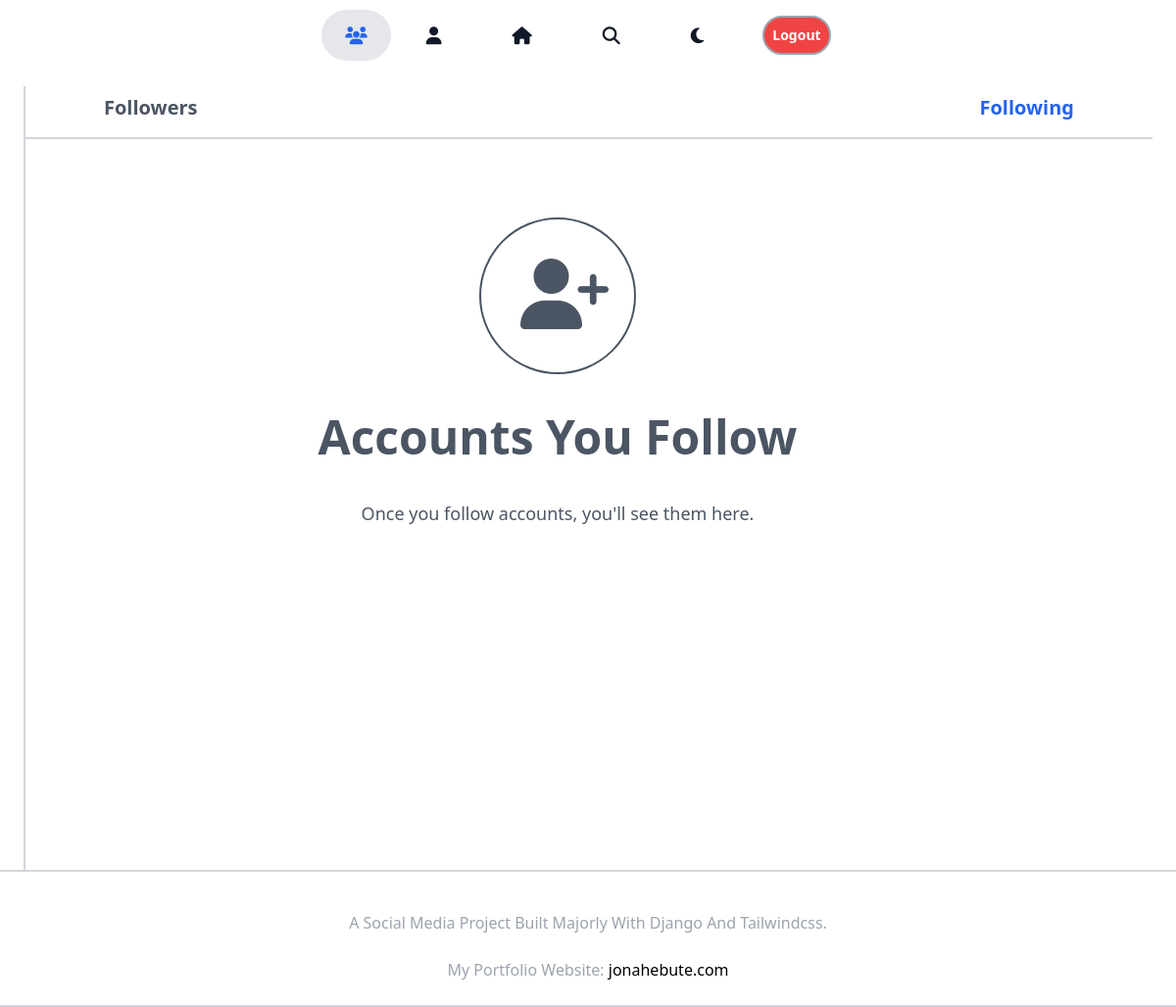
/profile/mark/following/ (signed in), run on an earlier commit of the app's database.
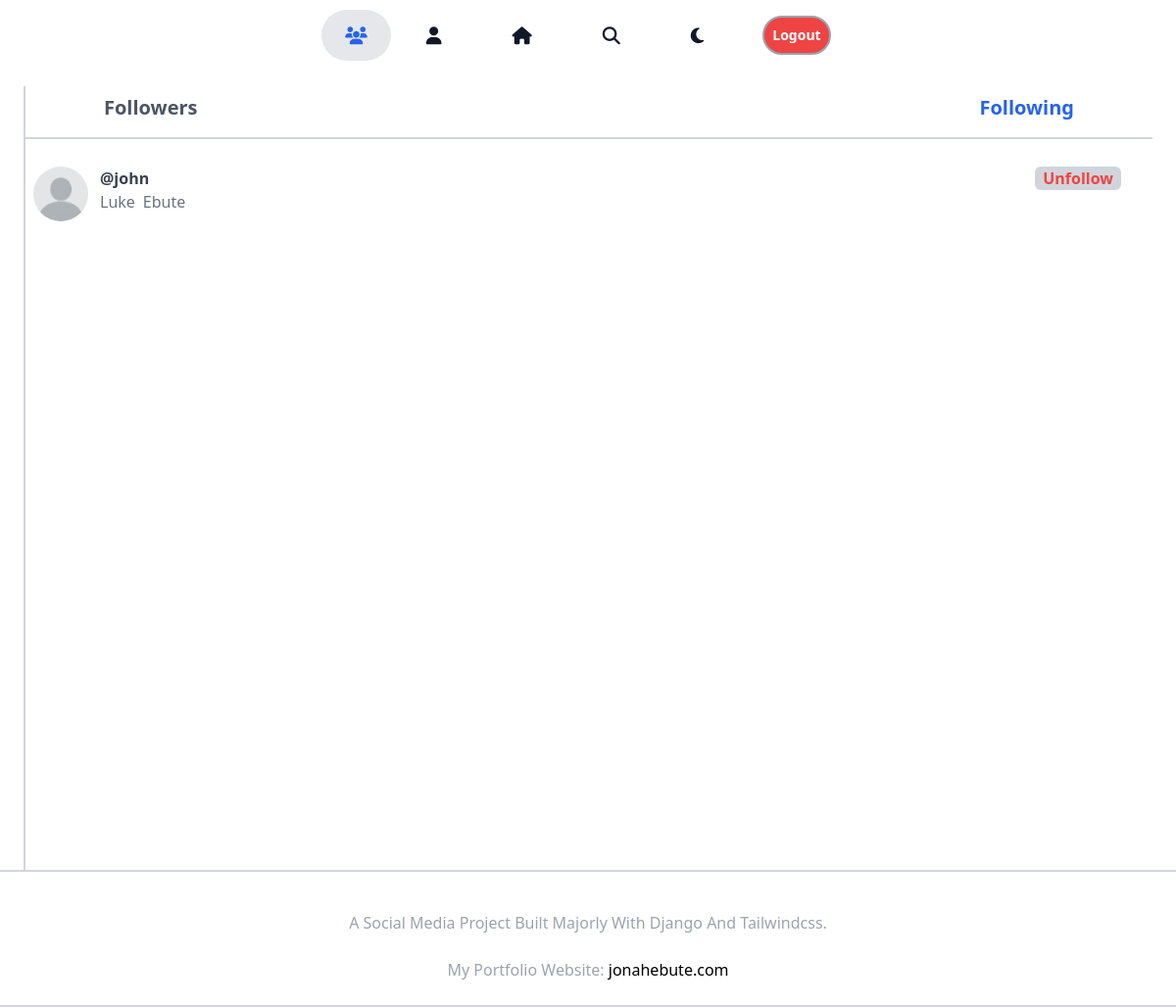
And on a later commit of the database.
### core/models.py (models this page shows, shortened)
class Profile(models.Model):
    username = models.CharField(blank=True,null=True,max_length=30)
    user = models.OneToOneField(User, on_delete=models.CASCADE)
    name_first = models.CharField(max_length=50,null=True)
    name_last = models.CharField(max_length=50,null=True)
    id_user = models.IntegerField()
    profile_pics=models.ImageField(null=True,blank=True,upload_to='profile_pics', default = 'profile_pics/defaultimage2.jpg')
    background_profile_pics=models.ImageField(null=True,blank=True,upload_to='bg_profile_pics', default = 'bg_profile_pics/defaultimage.jpg')
    country = models.CharField(max_length=40,null=True,blank=True,default="")
    city = models.CharField(max_length=40,null=True,blank=True,default="")
    bio = models.TextField(blank = True, null = True,default="")
    followers = models.ForeignKey('Follow', on_delete=models.CASCADE,blank=True,null=True,related_name='followers')
    following = models.ForeignKey('Follow', on_delete=models.CASCADE,blank=True,null=True)
    email = models.EmailField(null=True,blank=True)

### core/views.py (the view)
# urls.py: path('profile/<str:username>/following/',FollowingView, name = 'following'),
@login_required()
def FollowingView(request,username):
    user_object = User.objects.get(username = request.user.username)
    user_lists = []
    following_list = []
    following_objects = Follow.objects.filter(user = username)
    for following_object in following_objects:
        user_objects = User.objects.filter(username = following_object.following).first()
        user_lists.append(user_objects)
    for user in user_lists:
        user_profiles = Profile.objects.filter(user = user).first()
        following_list.append(user_profiles)
    context = {'profiles':following_list,'user_object':user_object}
    return render(request,'following.html',context)

### core/templates/following.html (shortened to what this page needs)
{%extends 'base.html'%}
{%load static%}
{%block content%}
<div class="dark:bg-black overflow-hidden">
    <div class="text-gray-100 flex justify-center mx-auto pb-4 sticky top-0 bg-white dark:bg-black z-10">
        {%include 'partials/navbar2.html'%}
    </div>
    <div class="flex justify-center items-center max-w-6xl mx-auto bg-white dark:bg-black">
        <div class="border-l-2 border-gray-300 dark:border-gray-600 w-full h-screen">
            <div class="flex justify-between mb-3 px-10 text-xl font-semibold border-b-2 border-gray-300 dark:border-gray-600 pb-2">
                <a href="../followers?username={{user_profile.user.username}}" class="hover:bg-gray-200 dark:hover:bg-gray-800 px-10 py-2 dark:text-white text-gray-600">Followers</a>
                <span class="hover:bg-gray-200 dark:hover:bg-gray-800 px-10 py-2 text-blue-600">Following</span>
            </div>
            {%if profiles%}
                {%for profile in profiles reversed%}
                <div class="flex justify-between py-4 px-2">
                    <div>
                        <a href="{%url 'profile' username=profile.user.username%}" class="flex space-x-3">
                            <img class="rounded-full w-14 h-14" src="{{profile.profile_pics.url}}" alt="profile_image">
                            <div>
                                <p class="font-semibold text-gray-700 dark:text-white">@{{profile.user.username}}</p>
                                <span class="flex space-x-2">
                                    <p class="text-gray-500 dark:text-gray-400 first-letter:uppercase">{{profile.name_first}}</p>
                                    <p class="text-gray-500 dark:text-gray-400 first-letter:uppercase">{{profile.name_last}}</p>
                                </span>
                            </div>
                        </a>
                    </div>
                    <div class="font-semibold pb-2 text-red-500 pr-6">
                        <a href="/follow?otherusername={{profile.user.username}}"><p class="px-2 bg-gray-300 rounded-md duration-300 hover:bg-gray-200">Unfollow</p></a>
                    </div>
                </div>
                {%endfor%}
            {%else%}
            <div class="mt-20 flex justify-center text-gray-600 dark:text-gray-200 md:pr-16">
                <div class="flex flex-col items-center">
                    <a href="{%url 'search'%}"><i class="fa-solid fa-user-plus text-7xl p-10 border-2 border-gray-600 dark:border-gray-200 rounded-full w-40 h-40"></i></a>
                    <p class="font-semibold text-5xl py-10 text-center">Accounts You Follow</p>
                    <p class="flex text-center text-lg px-2">Once you follow accounts, you'll see them here.</p>
                </div>
            </div>
            {%endif%}
        </div>
    </div>
    {%include 'partials/footnote.html'%}
</div>
{%endblock%}

What changed in the data, as far as the page shows it:
added Profile: profile_pics (placeholder picture), user.username "john", name_first "luke", name_last "ebute"
Also different on the page:
text no longer shown: "Accounts You Follow Once you follow accounts, you'll see them here."
